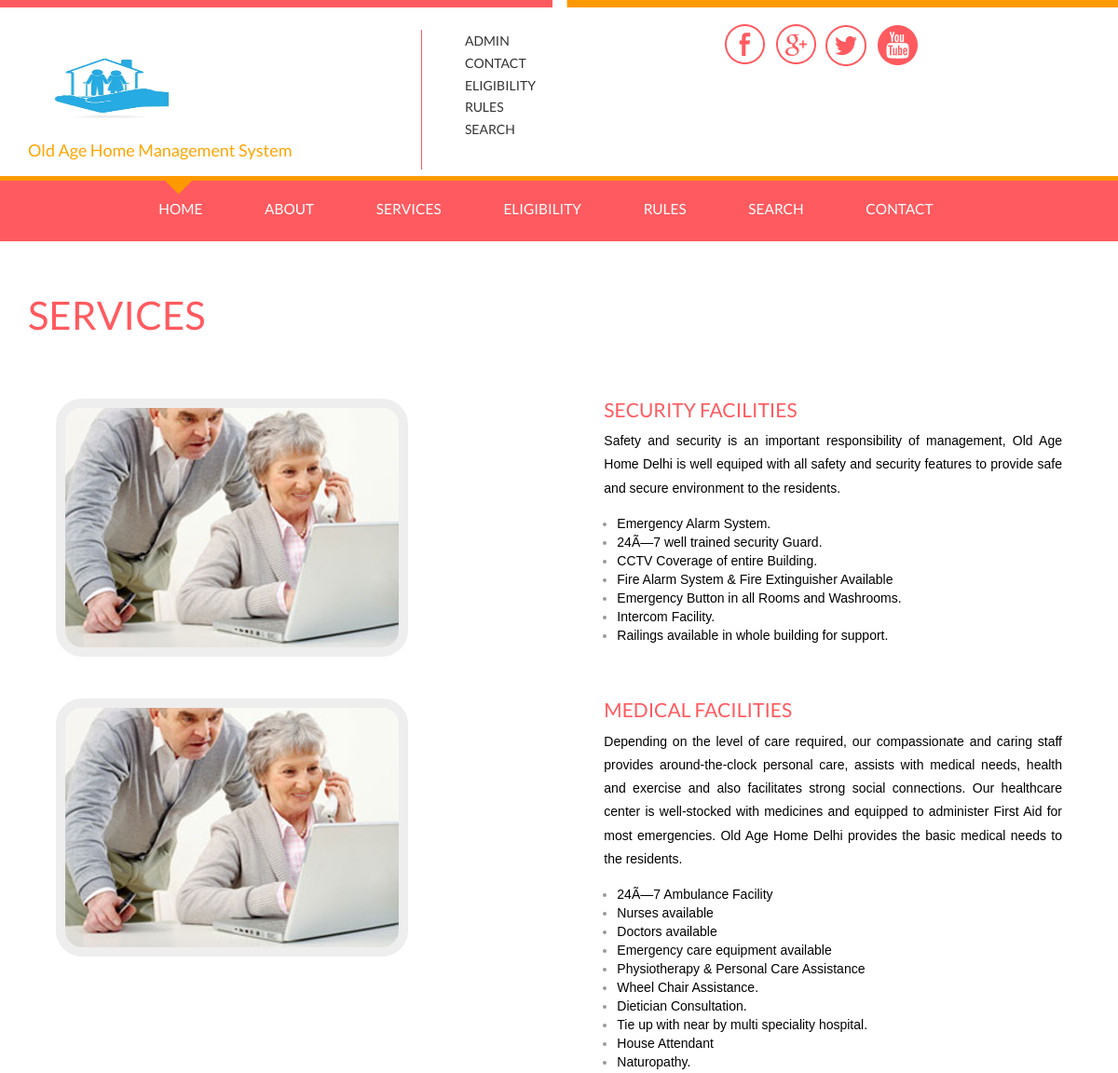
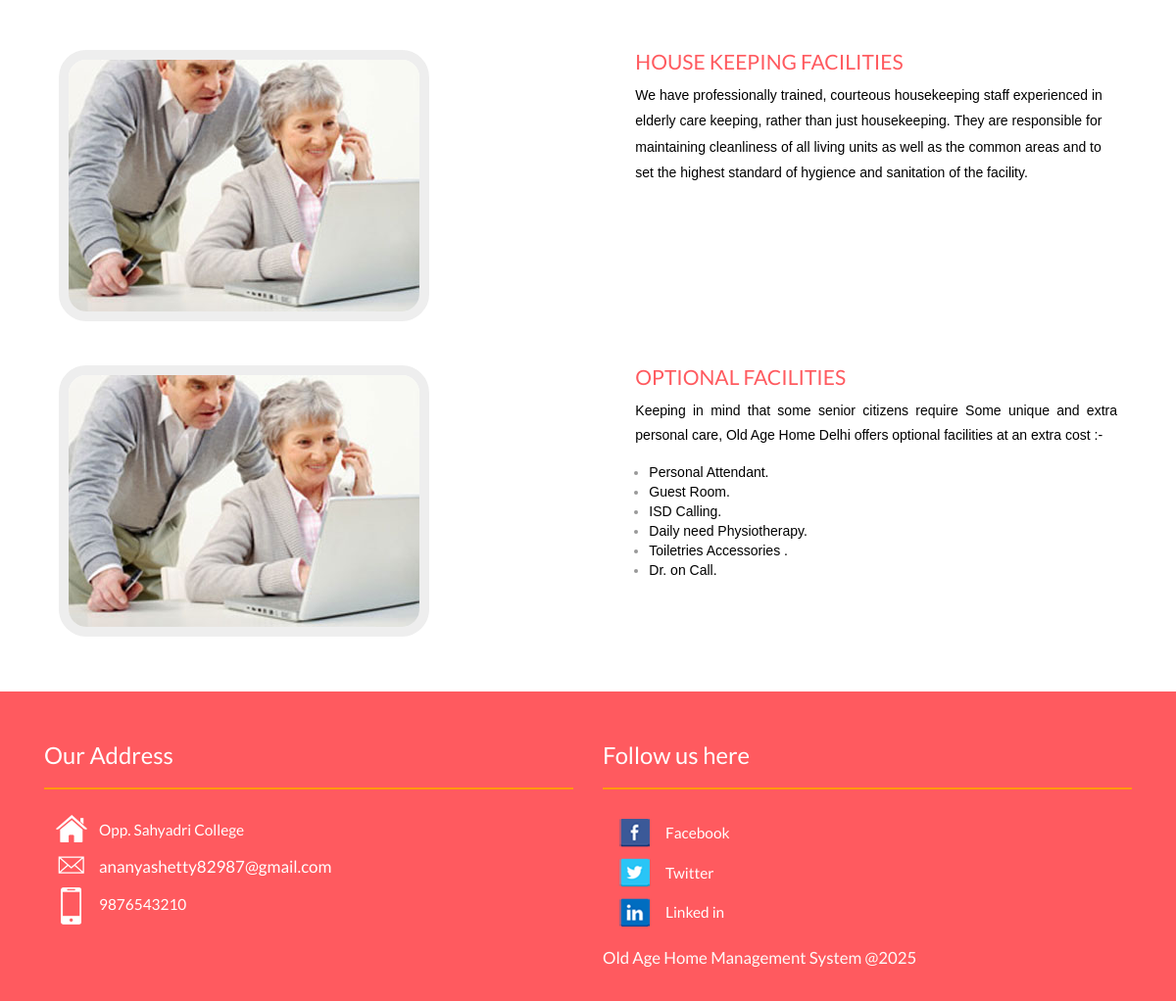
/services.php, run on the app's committed database (2 pictures, top to bottom).
### tables this page shows
CREATE TABLE `tblservices` (
  `ID` int(5) NOT NULL,
  `ServiceTitle` varchar(250) DEFAULT NULL,
  `ServiceDescription` mediumtext DEFAULT NULL,
  `CreationDate` timestamp NULL DEFAULT current_timestamp()
);

CREATE TABLE `tblpage` (
  `ID` int(10) NOT NULL,
  `PageType` varchar(200) DEFAULT NULL,
  `PageTitle` mediumtext DEFAULT NULL,
  `PageDescription` mediumtext DEFAULT NULL,
  `Email` varchar(200) DEFAULT NULL,
  `MobileNumber` bigint(10) DEFAULT NULL,
  `UpdationDate` date DEFAULT NULL,
  `Timing` varchar(200) NOT NULL
);

### services.php (the view, shortened to what this page needs)
<?php
include('includes/config.php');
  ?>
<!DOCTYPE HTML>
<html>
<head>
<link href="css/bootstrap.css" rel='stylesheet' type='text/css' />
<link href="css/style.css" rel='stylesheet' type='text/css' />
</head>
<body>
<?php include_once('includes/header.php');?>
</div>
	<div class="content">
	<div class="blog">
		<div class="container">
			<div class="blog-top">
				<h3>Services</h3>
			</div>
<?php
$query=mysqli_query($con,"select * from tblservices");
$num=mysqli_num_rows($query);
if($num>0){
while($row=mysqli_fetch_array($query))
{
?>
    <div class="col-md-12" style="margin-top:4%">
            <div class="col-md-4 service-images">
              <img src="images/c2.jpg" class="img-responsive" alt=""/>
            </div>
            <div class="col-md-8 service-images-text">
              <div class="inner-text">
                <h4><?php echo htmlentities($row['ServiceTitle']);?></h4>
                  <p><?php echo $row['ServiceDescription'];?></p>
              </div>
            </div>
          </div>
        <?php }} ?>
</div>
		</div>
	</div>
	<?php include_once('includes/footer.php');?>
</body>
</html>

### includes/header.php (shortened to what this page needs)
<div class="strip"> </div>
<div class="header-top" id="home">
  <div class="container">
    <div class="head-section">
      <div class="logo-content">
            <div class="logo">
                <a href="index.php"><img src="images/logo.png"  alt="" width="180" height="100" /></a>
                <h4 style="color: orange;">Old Age Home Management System</h4>
            </div>
            <div class="top-log">
              <ul>
                <li><a href="admin/login.php">Admin</a></li>
                <li><a href="contact.php">Contact</a></li>
               <li><a href="eligibility.php">Eligibility</a></li>
              <li><a href="rules.php"> Rules </a></li>
               <li><a href="search.php"> Search </a></li>
              </ul>
            </div>
            <div class="clearfix"> </div>
        </div>
        <div class="social-content">
            <div class="top-icons">
              <ul>
                <li><a class="fb" href="#"><span> </span></a></li>
                <li><a class="gp" href="#"><span> </span></a></li>
                <li><a class="tw" href="#"><span> </span></a></li>
                <li><a class="you" href="#"><span> </span></a></li>
              </ul>
            </div>
          </div>
        </div>
          <div class="clearfix"></div>
    </div>
  <div class="sub-header">
           <nav class="top-nav">
            <ul class="top-nav">
              <li class="active"><a href="index.php">Home</a></li>
              <li><a href="about.php">  About </a></li>
              <li><a href="services.php">Services</a></li>
              <li><a href="eligibility.php">Eligibility</a></li>
              <li><a href="rules.php"> Rules </a></li>
              <li><a href="search.php"> Search </a></li>
              <li><a href="contact.php">Contact</a></li>
            </ul>
          </nav>
  </div>

### includes/footer.php (shortened to what this page needs)
<div class= "footer">
         <div class="container">
            <div class="col-md-6 footer-grid footer-grid1">
                    <div class="Office Address">
                        <h4>Our Address</h4>
                       <ul class="bottom-icons">
                        <?php
$ret=mysqli_query($con,"select * from tblpage where PageType='contactus' ");
while ($row=mysqli_fetch_array($ret)) {
?>
                            <li><a class="home" href="#"><span> </span></a><?php  echo $row['PageDescription'];?></li>
                            <li><a class="mail" href="mailto:info@example.com"><span> </span><?php  echo $row['Email'];?></a></li>
                            <li><a class="mbl" href="#"><span> </span></a><?php  echo $row['MobileNumber'];?></li>
                            <div class="clearfix"> </div><?php } ?>
                        </ul>
                     </div>
                </div>
                <div class="col-md-6 footer-grid footer-grid3">
                    <div class=" Follow us here">
                    <h4> Follow us here</h4>
                        <ul class="bottom-icons two">
                            <li><a class="fbook" href="#"><span> </span></a>Facebook</li>
                            <li><a class="twt" href="#"><span> </span></a>Twitter</li>
                            <li><a class="iin" href="#"><span> </span></a>Linked in</li>
                        </ul>
                    </div>
                    <div class="copy-center">
                            <p>Old Age Home Management System @2025</p>
                        </div>
                    </div>
                    <div class="clearfix"> </div>
                </div>
            </div>

### data on the page
tblservices: ServiceTitle "SECURITY FACILITIES", ServiceDescription "Safety and security is an important responsibility of management, Old Age Home Delhi is well equiped with all safety and security features to provide safe and secure environment to the residents. Emergency Alarm System. 24Ã—7 well trained security Guard. CCTV Coverage of entire Building. Fire Alarm System & Fire Extinguisher Available Emergency Button in all Rooms and Washrooms. Intercom Facility. Railings available in whole building for support."
tblservices: ServiceTitle "MEDICAL FACILITIES", ServiceDescription "Depending on the level of care required, our compassionate and caring staff provides around-the-clock personal care, assists with medical needs, health and exercise and also facilitates strong social connections. Our healthcare center is well-stocked with medicines and equipped to administer First Aid for most emergencies. Old Age Home Delhi provides the basic medical needs to the residents. 24Ã—7 Ambulance Facility Nurses available Doctors available Emergency care equipment available Physiotherapy & Personal Care Assistance Wheel Chair Assistance. Dietician Consultation. Tie up with near by multi speciality hospital. House Attendant Naturopathy."
tblservices: ServiceTitle "HOUSE KEEPING FACILITIES", ServiceDescription "We have professionally trained, courteous housekeeping staff experienced in elderly care keeping, rather than just housekeeping. They are responsible for maintaining cleanliness of all living units as well as the common areas and to set the highest standard of hygience and sanitation of the facility."
tblservices: ServiceTitle "OPTIONAL FACILITIES", ServiceDescription "Keeping in mind that some senior citizens require Some unique and extra personal care, Old Age Home Delhi offers optional facilities at an extra cost :- Personal Attendant. Guest Room. ISD Calling. Daily need Physiotherapy. Toiletries Accessories . Dr. on Call."
tblpage: PageDescription "Opp. Sahyadri College", Email "ananyashetty82987@gmail.com", MobileNumber "9876543210"
